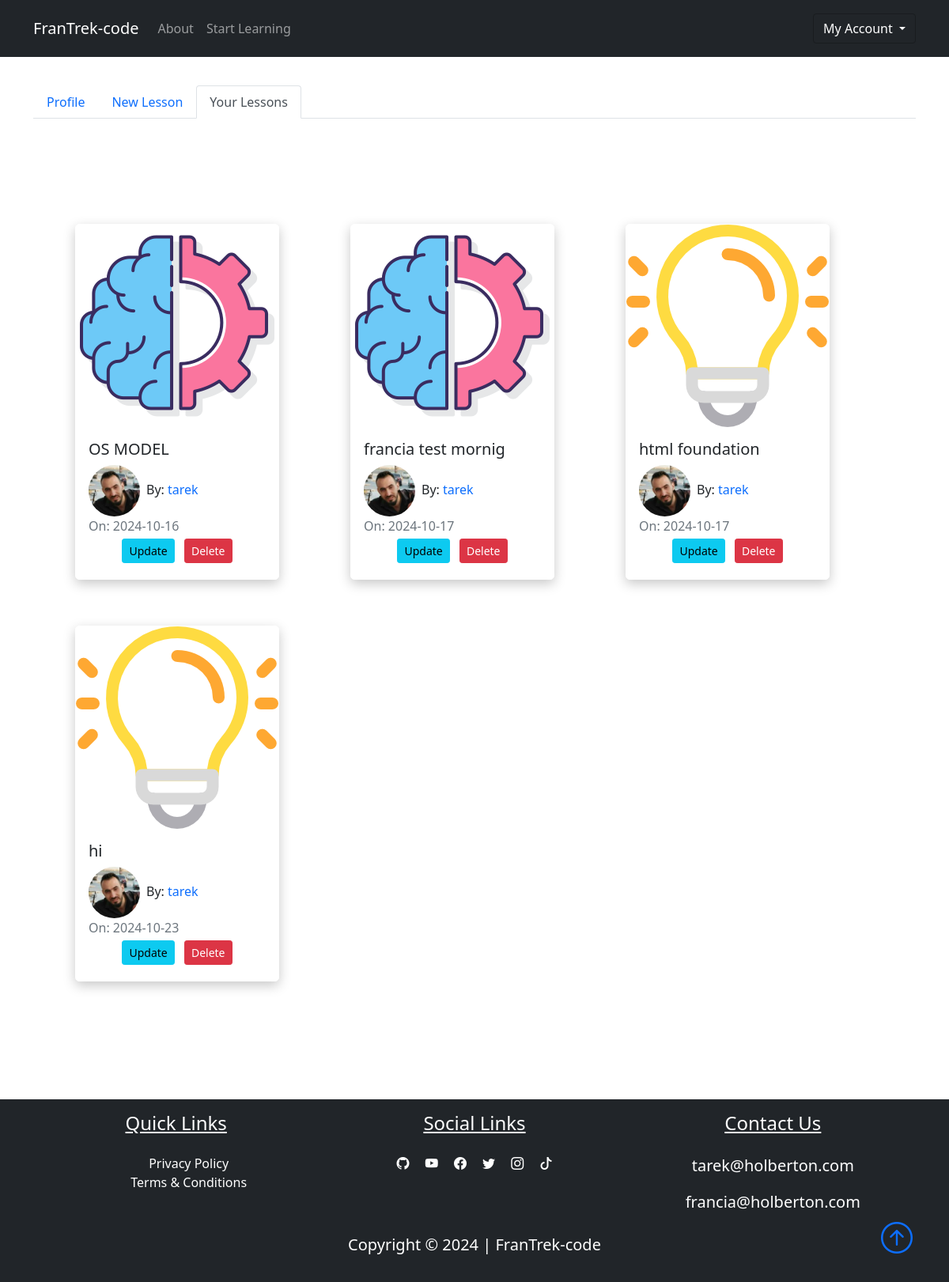
Before: /dashboard/user_lessons (signed in) with the older database file.
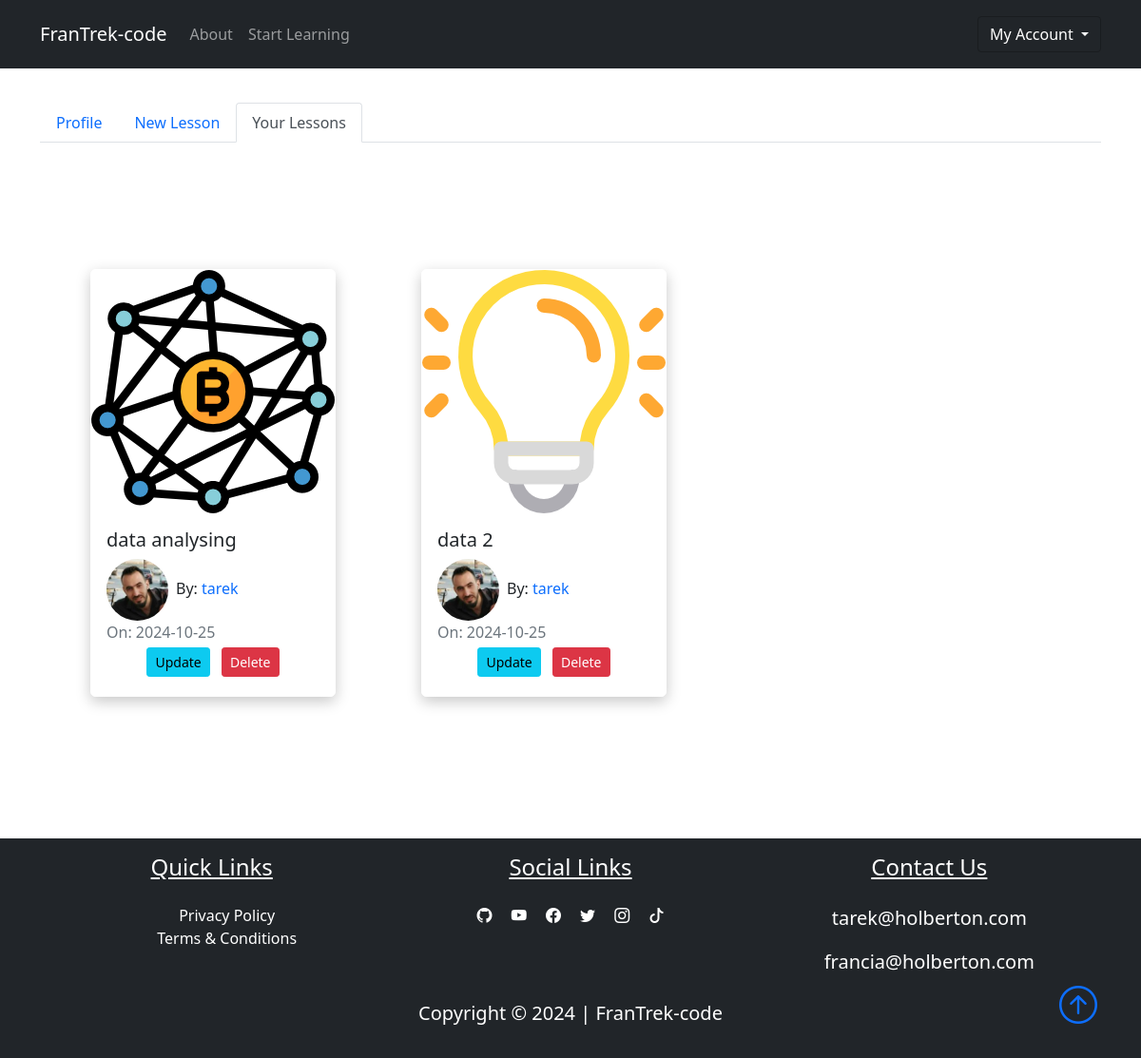
After: the same page with the newer database file.
### FranTrek/models.py (models this page shows, shortened)
class Lesson(db.Model):
    id = db.Column(db.Integer, primary_key=True)
    title = db.Column(db.String(100), nullable=False)
    date_posted = db.Column(db.DateTime, nullable=False, default=datetime.utcnow)
    content = db.Column(db.Text, nullable=False)
    thumbnail = db.Column(
        db.String(20), nullable=False, default="default_thumbnail.jpg"
    )
    slug = db.Column(db.String(32), nullable=False)
    user_id = db.Column(db.Integer, db.ForeignKey("user.id"), nullable=False)
    course_id = db.Column(db.Integer, db.ForeignKey("course.id"), nullable=False)

class User(db.Model, UserMixin):
    id = db.Column(db.Integer, primary_key=True)
    fname = db.Column(db.String(25), nullable=False)
    lname = db.Column(db.String(25), nullable=False)
    username = db.Column(db.String(25), unique=True, nullable=False)
    email = db.Column(db.String(125), unique=True, nullable=False)
    image_file = db.Column(db.String(20), nullable=False, default="default.png")
    bio = db.Column(db.Text, nullable=True)
    password = db.Column(db.String(60), nullable=False)
    lessons = db.relationship("Lesson", backref="author", lazy=True)

### FranTrek/lessons/routes.py (the view)
@lessons.route("/dashboard/user_lessons", methods=["GET", "POST"])
@login_required
def user_lessons():
    return render_template(
        "user_lessons.html", title="Your Lessons", active_tab="user_lessons"
    )

### FranTrek/models.py (called while the page is built)
@login_manager.user_loader
def load_user(user_id):
    return User.query.get(int(user_id))

### FranTrek/templates/user_lessons.html (shortened to what this page needs)
{% extends "dashboard.html"%}
{% block user_lessons %}
<div class="{{'tab-pane fade show active p-3' if active_tab == 'user_lessons' else 'tab-pane fade p-3'}}"
    id='nav-user_lessons' role="tabpanel" aria-labelledby="nav-user_lessons-tab"></div>
<section>
    <div class="container p-5">
        <div class="row">
            {% for lesson in current_user.lessons %}
            <div class="col-sm-12 col-md-6 col-lg-4 pb-5 d-flex align-items-stretch">
                <div class="card lesson">
                    <img src="{{url_for('static', filename='lesson_thumbnails/'+lesson.thumbnail)}}" class="card-img">
                    <div class="card-body d-flex flex-column">
                        <h5 class="card-title">
                            <a class="text-decoration-none text-dark"
                                href="{{url_for('lessons.lesson', lesson_slug=lesson.slug, course=lesson.course_name.title)}}">{{lesson.title}}</a>
                        </h5>
                        <span><img class="article-img rounded-circle"
                                src="{{url_for('static', filename='user_pics/'+lesson.author.image_file)}}" alt="">By:
                            <a href="#" class="link">{{lesson.author.username}}</a></span>
                        <span class="text-muted">On: {{lesson.date_posted.strftime('%Y-%m-%d')}}</span>
                        <div class="m-auto">
                            <a href="{{url_for('lessons.update_lesson', lesson_slug = lesson.slug, course = lesson.course_name.title)}}"
                                class="btn btn-info btn-sm m-1">Update</a>
                            <button class="btn btn-danger btn-sm m-1" data-bs-toggle="modal"
                                data-bs-target="#deleteModal"> Delete </button>
                        </div>
                    </div>
                </div>
            </div>
            {% endfor %}
        </div>
    </div>
</section>
{% endblock user_lessons%}

Changed rows visible on the page:
removed Lesson: thumbnail (picture), title "OS MODEL", image_file (picture), author.username "tarek", date_posted "2024-10-16"
removed Lesson: thumbnail (picture), title "francia test mornig", image_file (picture), author.username "tarek", date_posted "2024-10-17"
removed Lesson: thumbnail (picture), title "html foundation", image_file (picture), author.username "tarek", date_posted "2024-10-17"
removed Lesson: thumbnail (picture), title "hi", image_file (picture), author.username "tarek", date_posted "2024-10-23"
added Lesson: thumbnail (picture), title "data analysing", image_file (picture), author.username "tarek", date_posted "2024-10-25"
added Lesson: thumbnail (picture), title "data 2", image_file (picture), author.username "tarek", date_posted "2024-10-25"
